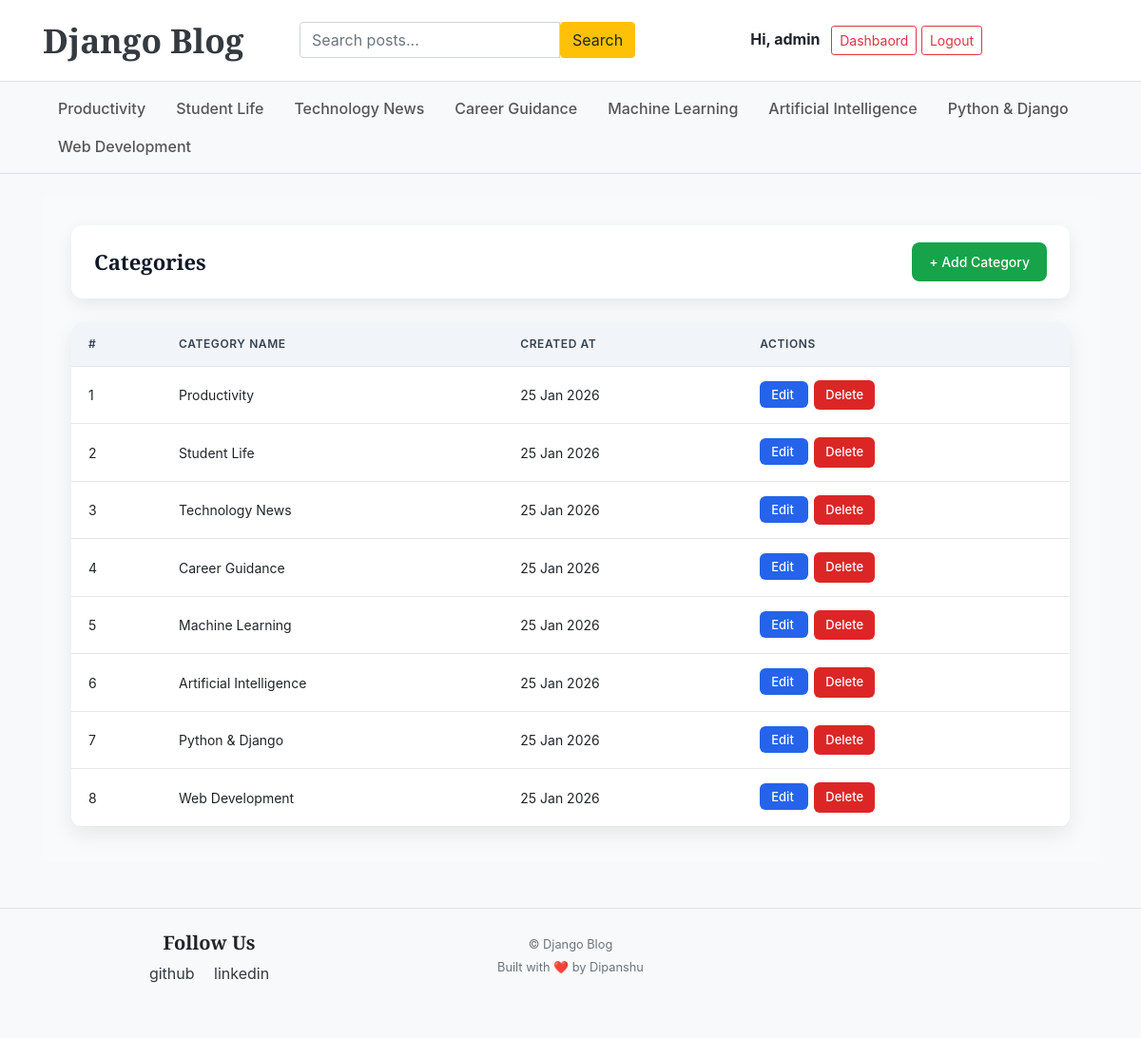
The app's page /dashboard/categories/ (signed in) with its own data.
### Blog/models.py (models this page shows, shortened)
class Category(models.Model):
    name = models.CharField(max_length=50, unique=True)
    created_at = models.DateTimeField(auto_now_add=True)
    updated_at = models.DateTimeField(auto_now=True)
    class Meta:
        verbose_name_plural = "Categories"
        ordering = ["name"]

### assignments/models.py (models this page shows, shortened)
class SocialLink(models.Model):
    PLATFORM_CHOICES = (
        ("facebook", "Facebook"),
        ("instagram", "Instagram"),
        ("linkedin", "LinkedIn"),
        ("twitter", "Twitter / X"),
        ("github", "GitHub"),
        ("youtube", "YouTube"),
    )
    platform = models.CharField(
        max_length=25,
        choices=PLATFORM_CHOICES,
        unique=True
    )
    link = models.URLField(max_length=200)
    created_at = models.DateTimeField(auto_now_add=True)
    updated_at = models.DateTimeField(auto_now=True)

### dsahbords/views.py (the view)
# urls.py: path('categories/', views.categories_view, name='categories'),
@login_required(login_url='login')
def categories_view(request):
    return render(request, 'dashboard/categories.html', {
        'categories': Category.objects.all().order_by('-id'),
        'can_manage_blog_cat': can_manage_blog_cat(request.user),
    })

### Blog/context_processors.py (called while the page is built)
def get_categories(request):
    categories = Category.objects.all()
    return dict(categories = categories)

def get_social_link(request):
    social_links = SocialLink.objects.all()
    return dict(social_links = social_links)

def user_role(request):
    if request.user.is_authenticated:
        return {
            'is_manager': request.user.groups.filter(name='Manager').exists()
        }
    return {}

def dashboard_permissions(request):
    if request.user.is_authenticated:
        return {
            'can_manage_blog_cat': can_manage_blog_cat(request.user),
            'can_manage_users': can_manage_users(request.user),
        }
    return {}

### dsahbords/permissions.py (called while the page is built)
def is_admin(user):
    return user.is_authenticated and user.is_superuser

def can_manage_blog_cat(user):
    return is_admin(user) or is_manager(user) or is_editor(user)

def can_manage_users(user):
    return is_admin(user) or is_manager(user)

### dsahbords/views.py (called while the page is built)
def can_manage_blog_cat(user):
    return (
        user.is_authenticated and (
            user.is_superuser or
            user.groups.filter(name__in=['Manager', 'Editor']).exists()
        )
    )

### templates/dashboard/categories.html (shortened to what this page needs)
{% extends 'base.html' %}
{% block content %}
<div class="category-container">
    <div class="category-header">
        <h2>Categories</h2>
        {% if can_manage_blog_cat %}
            <a href="{% url 'add_category' %}" class="btn-add">
                + Add Category
            </a>
        {% endif %}
    </div>
    <table class="category-table">
        <thead>
            <tr>
                <th>#</th>
                <th>Category Name</th>
                <th>Created At</th>
                {% if can_manage_blog_cat %}
                    <th>Actions</th>
                {% endif %}
            </tr>
        </thead>
        <tbody>
            {% for category in categories %}
            <tr>
                <td>{{ forloop.counter }}</td>
                <td>{{ category.name }}</td>
                <td>{{ category.created_at|date:"d M Y" }}</td>
                {% if can_manage_blog_cat %}
                <td>
                    <a href="{% url 'edit_category' category.id %}"
                       class="action-btn btn-edit">
                        Edit
                    </a>
                    <form method="post"
                          action="{% url 'delete_category' category.id %}"
                          style="display:inline;">
                        <button type="submit"
                                class="action-btn btn-delete"
                                onclick="return confirm('Are you sure you want to delete this category?');">
                            Delete
                        </button>
                    </form>
                </td>
                {% endif %}
            </tr>
            {% empty %}
            <tr>
                <td colspan="4" class="empty-row">
                    No categories found
                </td>
            </tr>
            {% endfor %}
        </tbody>
    </table>
</div>
{% endblock %}

### templates/base.html (shortened to what this page needs)
{% load static %}
<!DOCTYPE html>
<html lang="en">
<head>
    <link href="https://getbootstrap.com/docs/4.0/dist/css/bootstrap.min.css" rel="stylesheet">
    <link href="{% static 'css/blog.css' %}" rel="stylesheet">
    <link rel="stylesheet"
      href="https://cdnjs.cloudflare.com/ajax/libs/font-awesome/6.5.1/css/all.min.css"
>
</head>
<body>
<header class="main-header py-3 border-bottom">
    <div class="container">
        <div class="row align-items-center">
            <div class="col-md-3 col-6">
                <a href="{% url 'home' %}" class="blog-logo text-dark fw-bold text-decoration-none">
                    Django Blog
                </a>
            </div>
           <form action="{% url 'search' %}" method="get">
    <div class="input-group">
        <input
            class="form-control"
            type="text"
            name="q"
            placeholder="Search posts..."
        >
        <button class="btn btn-warning" type="submit">
            Search
        </button>
    </div>
</form>
        <div class="col-md-4 col-12 text-md-right text-center">
    {% if not user.is_authenticated %}
        <a class="btn btn-sm btn-outline-dark mr-2" href="{% url 'login' %}">
            Login
        </a>
        <a class="btn btn-sm btn-warning" href="{% url 'register' %}">
            Register
        </a>
    {% else %}
        <span class="mr-2 font-weight-bold">
            Hi, {{ user.username }}
        </span>
         <a class="btn btn-sm btn-outline-danger" href="{% url 'dashboard' %}">
            Dashbaord
        </a>
        <a class="btn btn-sm btn-outline-danger" href="{% url 'logout' %}">
            Logout
        </a>
    {% endif %}
</div>
        </div>
    </div>
</header>
<div class="bg-light border-bottom">
    <div class="container">
        <nav class="nav category-bar py-2 d-flex flex-wrap justify-content-center justify-content-md-start">
            {% for cat in categories %}
                <a class="nav-link px-3" href="{% url 'posts_by_category' cat.id %}">
                    {{ cat.name }}
                </a>
            {% empty %}
                <span class="text-muted">No categories</span>
            {% endfor %}
        </nav>
    </div>
</div>
<main class="container mt-4">
    {% block content %}
    {% endblock %}
</main>
<footer class="site-footer mt-5 pt-4 pb-4 bg-light border-top">
    <div class="container">
        <div class="row">
            {% if social_links %}
            <div class="col-md-4 mb-3 text-center">
                <h5 class="font-weight-bold">Follow Us</h5>
                <ul class="list-inline mt-2">
                    {% for i in social_links %}
                        <li class="list-inline-item mx-2">
                            <a href="{{ i.link }}" target="_blank" class="text-dark">
                                {{ i.platform }}
                            </a>
                        </li>
                    {% endfor %}
                </ul>
            </div>
            {% endif %}
            <div class="col-md-4 mb-3 text-right text-md-center">
                <small class="text-muted">
                    © {{ now|date:"Y" }} Django Blog<br>
                    Built with ❤️ by Dipanshu
                </small>
            </div>
        </div>
    </div>
</footer>
</body>
</html>

### static/css/blog.css (style rules this page uses)
h1, h2, h3, h4, h5, h6 { font-family: "Playfair Display", Georgia, "Times New Roman", serif; }

### templates/base.html (style rules this page uses)
body { background-color: #f8f9fa; }
.main-header { background: #ffffff; border-bottom: 1px solid #e5e5e5; position: sticky; top: 0; z-index: 1000; }
.blog-logo { font-family: "Playfair Display", serif; font-size: 2.2rem; font-weight: 700; }
.category-bar a { color: #555; font-weight: 500; transition: 0.3s; }
.site-footer { background: #ffffff; border-top: 1px solid #e5e5e5; padding: 20px 0; margin-top: 50px; }
.site-footer small { color: #777; }

### templates/dashboard/categories.html (style rules this page uses)
.category-container { padding: 30px; background: #f8fafc; min-height: calc(100vh - 100px); }
.category-header { display: flex; justify-content: space-between; align-items: center; background: #ffffff; padding: 18px 24px; border-radius: 12px; margin-bottom: 25px; box-shadow: 0 6px 18px rgba(0,0,0,0.08); }
.category-header h2 { margin: 0; font-size: 22px; font-weight: 600; color: #111827; }
.btn-add { padding: 10px 18px; background: #16a34a; color: #fff; text-decoration: none; border-radius: 8px; font-size: 14px; font-weight: 500; transition: background 0.3s; }
.category-table { width: 100%; border-collapse: collapse; background: #ffffff; border-radius: 12px; overflow: hidden; box-shadow: 0 8px 22px rgba(0,0,0,0.08); }
.category-table th, .category-table td { padding: 14px 18px; text-align: left; font-size: 14px; border-bottom: 1px solid #e5e7eb; }
.category-table th { background: #f1f5f9; font-weight: 600; color: #374151; text-transform: uppercase; font-size: 12px; letter-spacing: 0.05em; }
.action-btn { padding: 6px 12px; border-radius: 6px; font-size: 13px; text-decoration: none; color: #ffffff; font-weight: 500; margin-right: 6px; border: none; cursor: pointer; }
.btn-edit { background: #2563eb; }
.btn-delete { background: #dc2626; }

### records on screen
Category: name "Productivity", created_at "25 Jan 2026"
Category: name "Student Life", created_at "25 Jan 2026"
Category: name "Technology News", created_at "25 Jan 2026"
Category: name "Career Guidance", created_at "25 Jan 2026"
Category: name "Machine Learning", created_at "25 Jan 2026"
Category: name "Artificial Intelligence", created_at "25 Jan 2026"
Category: name "Python & Django", created_at "25 Jan 2026"
Category: name "Web Development", created_at "25 Jan 2026"
SocialLink: platform "github"
SocialLink: platform "linkedin"

### other values on screen
{{ user.username }} "admin"
